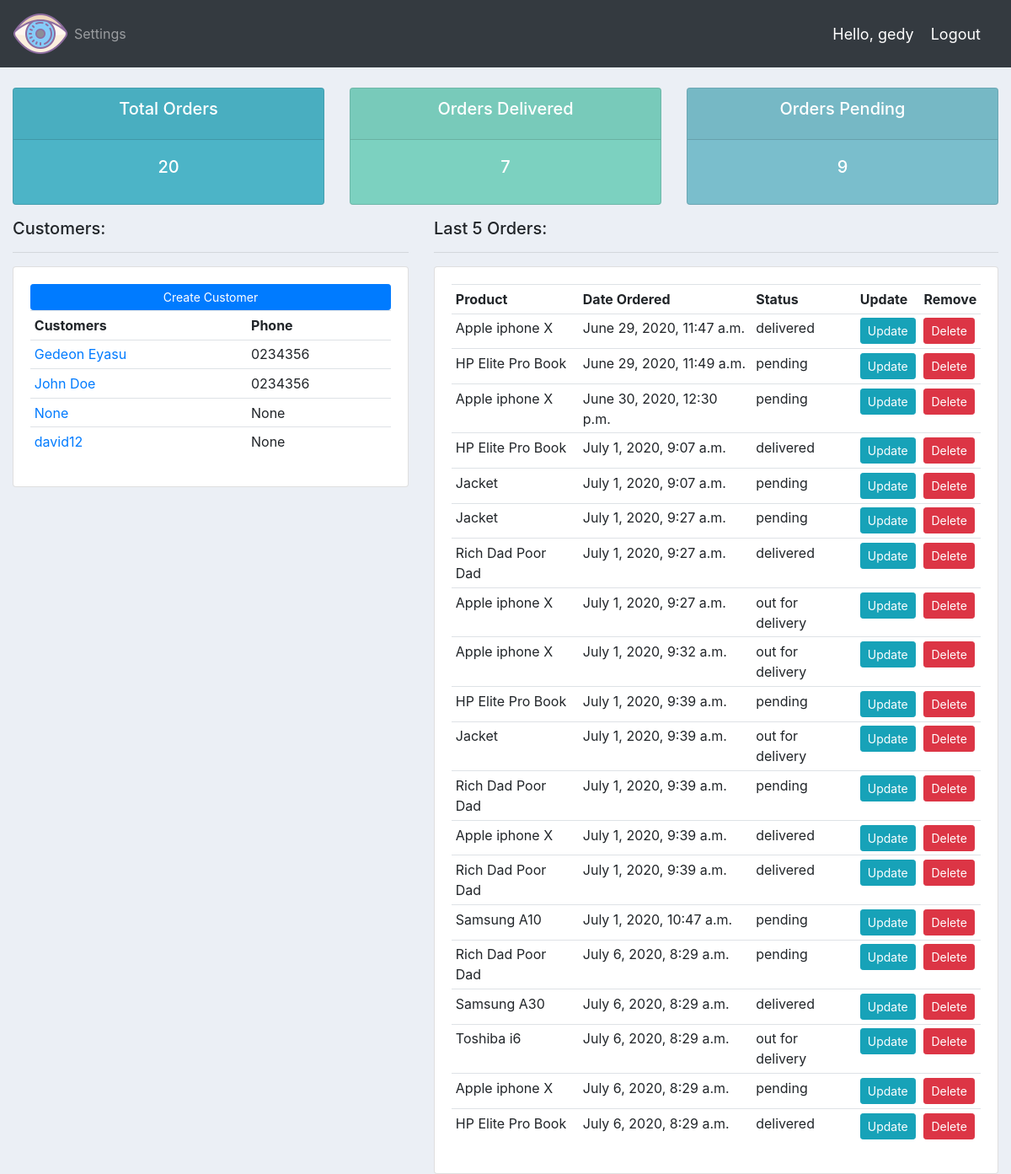
Screenshot of / (signed in) with the database file from the repository.
### accounts/models.py (models this page shows, shortened)
class Customer(models.Model):
    user = models.OneToOneField(User, null=True, on_delete=models.CASCADE)
    name = models.CharField(max_length=60, null=True)
    phone = models.CharField(max_length=20, null=True)
    email = models.EmailField(max_length=60, null=True)
    date_created = models.DateTimeField(auto_now_add=True, null=True)

class Orders(models.Model):
    customer = models.ForeignKey(Customer, null=True, on_delete=models.SET_NULL)
    products = models.ForeignKey(Products, null=True, on_delete=models.SET_NULL)
    STATUS = (
        ('pending', 'pending'),
        ('out for delivery', 'out for delivery'),
        ('delivered', 'delivered'),
    )
    date_created = models.DateTimeField(auto_now_add=True, null=True)
    Status = models.CharField(max_length=60, null=True, choices=STATUS)

class Products(models.Model):
    CATEGORY = (
        ('Indoor', 'Indoor'),
        ('Outdoor', 'Outdoor'),
    )
    name = models.CharField(max_length=60, null=True)
    price = models.FloatField(null=True)
    category = models.CharField(max_length=60, null=True, choices=CATEGORY)
    description = models.CharField(max_length=200, null=True, blank=True)
    date_created = models.DateTimeField(auto_now_add=True, null=True)
    tag = models.ManyToManyField(Tag)
    def __str__(self):
        return self.name

### accounts/decorators.py (the view)
    def wrapper_func(request, *args, **kwargs):
        group = None
        if request.user.groups.exists():
            list = request.user.groups.all()
            print("groups: ", list)
            group = request.user.groups.all()[0].name
        if group == 'customers':
            return redirect('user')
        elif group == 'admins':
            return view_func(request, *args, **kwargs)
        else:
            return HttpResponse("Your don't have permission please contact admin")

### accounts/views.py (called while the page is built)
@login_required(login_url='login')
@admin_only
def home(request):
    context = {
        'customers': Customer.objects.all(),
        'orders': Orders.objects.all(),
        'total_orders': Orders.objects.count(),
        'orders_delivered': Orders.objects.filter(Status='delivered').count(),
        'orders_pending': Orders.objects.filter(Status='pending').count()
    }
    return render(request, 'accounts/dashboard.html', context)

### accounts/templates/accounts/dashboard.html (shortened to what this page needs)
{% extends 'accounts/base.html' %}
{% block body %}
    {% include 'accounts/status.html' %}
    <div class="container-fluid">
       <div class="row">
        <div class="col-md-5">
            <h5>Customers:</h5>
            <hr>
            <div class="card card-body">
                <a class="btn btn-primary btn-sm btn-block" href="">Create Customer</a>
                <table class="table table-sm">
                    <tr>
                        <th>Customers</th>
                        <th>Phone</th>
                    </tr>
                    {% for customer in customers %}
                    <tr>
                        <td><a href="{% url 'customers' customer.id %}">{{ customer.name }}</a> </td>
                        <td>{{ customer.phone }}</td>
                    </tr>
                    {% endfor %}
                </table>
            </div>
        </div>
        <div class="col-md-7">
            <h5>Last 5 Orders:</h5>
            <hr>
            <div class="card card-body">
                <table class="table table-sm">
                    <tr>
                        <th>Product</th>
                        <th>Date Ordered</th>
                        <th>Status</th>
                        <th>Update</th>
                        <th>Remove</th>
                    </tr>
                     {% for order in orders %}
                    <tr>
                        <td>{{ order.products }}</td>
                        <td>{{ order.date_created }}</td>
                        <td>{{ order.Status }}</td>
                        <td><a class="btn btn-sm btn-info" href="{% url 'update_order' order.id %}">Update</a> </td>
                        <td><a class="btn btn-sm btn-danger" href="{% url 'delete_order' order.id %}">Delete</a> </td>
                    </tr>
                    {% endfor %}
                </table>
            </div>
        </div>
      </div>
    </div>
{% endblock %}

### accounts/templates/accounts/base.html (shortened to what this page needs)
{% load static %}
<!DOCTYPE html>
<html lang="en" xmlns="http://www.w3.org/1999/html">
<head>
<link rel="stylesheet" href="https://stackpath.bootstrapcdn.com/bootstrap/4.5.0/css/bootstrap.min.css">
    <link rel="stylesheet" type="text/css" href="{% static '/css/main.css' %}">
</head>
<body>
    {% include 'accounts/navbar.html' %}
    {% block body %}
    {% endblock %}
</body>
</html>

### accounts/templates/accounts/navbar.html (shortened to what this page needs)
{% load static %}
<nav class="navbar navbar-expand-lg navbar-dark bg-dark">
  <img src="{% static '/images/logo.png' %} ">
  <div class="collapse navbar-collapse" id="navbarNav">
    <ul class="navbar-nav">
        {% if request.user.is_staff %}
             <li class="nav-item active">
                  <a class="nav-link" href="{% url 'home' %}">Dashboard <span class="sr-only">(current)</span></a>
            </li>
             <li class="nav-item">
                 <a class="nav-link" href="{% url 'products' %}">Products</a>
             </li>
        {% else %}
            <li class="nav-item">
                <a class="nav-link" href="{% url 'settings' %}">Settings</a>
            </li>
        {% endif %}
    </ul>
  </div>
    <span class="hello-msg">Hello, {{ request.user }}</span>
    <span><a class="hello-msg" href="{% url 'logout' %}">Logout</a> </span>
</nav>

### accounts/templates/accounts/status.html
<br>
<div class="container-fluid">
    <div class="row">
        <div class="col">
            <div class="card text-center text-white mb-3" id="total-orders">
                <div class="card-header">
                    <h5 class="card-title">Total Orders</h5>
                </div>
                <div class="card-body">
                    <h5 class="card-title">{{ total_orders }}</h5>
                </div>
            </div>
        </div>
        <div class="col">
            <div class="card text-center text-white mb-3" id="orders-delivered">
                <div class="card-header">
                    <h5 class="card-title">Orders Delivered</h5>
                </div>
                <div class="card-body">
                    <h5 class="card-title">{{ orders_delivered }}</h5>
                </div>
            </div>
        </div>
        <div class="col">
            <div class="card text-center text-white mb-3" id="orders-pending">
                <div class="card-header">
                    <h5 class="card-title">Orders Pending</h5>
                </div>
                <div class="card-body">
                    <h5 class="card-title">{{ orders_pending }}</h5>
                </div>
            </div>
        </div>
    </div>
</div>

### static/css/main.css (style rules this page uses)
body { background-color: #ebeff5; }
#total-orders { background-color: #4cb4c7; }
#orders-pending { background-color: #7abecc; }
#orders-delivered { background-color: #7CD1C0; }

### accounts/templates/accounts/navbar.html (style rules this page uses)
.hello-msg { font-size: 18px; color: white; margin-right: 20px; }

### rows the page displays
Customer: name "Gedeon Eyasu", phone "0234356"
Customer: name "John Doe", phone "0234356"
Customer: name "None", phone "None"
Customer: name "david12", phone "None"
Orders: products "Apple iphone X", date_created "June 29, 2020, 11:47 a.m.", Status "delivered"
Orders: products "HP Elite Pro Book", date_created "June 29, 2020, 11:49 a.m.", Status "pending"
Orders: products "Apple iphone X", date_created "June 30, 2020, 12:30 p.m.", Status "pending"
Orders: products "HP Elite Pro Book", date_created "July 1, 2020, 9:07 a.m.", Status "delivered"
Orders: products "Jacket", date_created "July 1, 2020, 9:07 a.m.", Status "pending"
Orders: products "Jacket", date_created "July 1, 2020, 9:27 a.m.", Status "pending"
Orders: products "Rich Dad Poor Dad", date_created "July 1, 2020, 9:27 a.m.", Status "delivered"
Orders: products "Apple iphone X", date_created "July 1, 2020, 9:27 a.m.", Status "out for delivery"
Orders: products "Apple iphone X", date_created "July 1, 2020, 9:32 a.m.", Status "out for delivery"
Orders: products "HP Elite Pro Book", date_created "July 1, 2020, 9:39 a.m.", Status "pending"
Orders: products "Jacket", date_created "July 1, 2020, 9:39 a.m.", Status "out for delivery"
Orders: products "Rich Dad Poor Dad", date_created "July 1, 2020, 9:39 a.m.", Status "pending"
Orders: products "Apple iphone X", date_created "July 1, 2020, 9:39 a.m.", Status "delivered"
Orders: products "Rich Dad Poor Dad", date_created "July 1, 2020, 9:39 a.m.", Status "delivered"
Orders: products "Samsung A10", date_created "July 1, 2020, 10:47 a.m.", Status "pending"
Orders: products "Rich Dad Poor Dad", date_created "July 6, 2020, 8:29 a.m.", Status "pending"
Orders: products "Samsung A30", date_created "July 6, 2020, 8:29 a.m.", Status "delivered"
Orders: products "Toshiba i6", date_created "July 6, 2020, 8:29 a.m.", Status "out for delivery"
Orders: products "Apple iphone X", date_created "July 6, 2020, 8:29 a.m.", Status "pending"
Orders: products "HP Elite Pro Book", date_created "July 6, 2020, 8:29 a.m.", Status "delivered"

### other values shown
{{ request.user }} "gedy"
{{ total_orders }} "20"
{{ orders_delivered }} "7"
{{ orders_pending }} "9"
